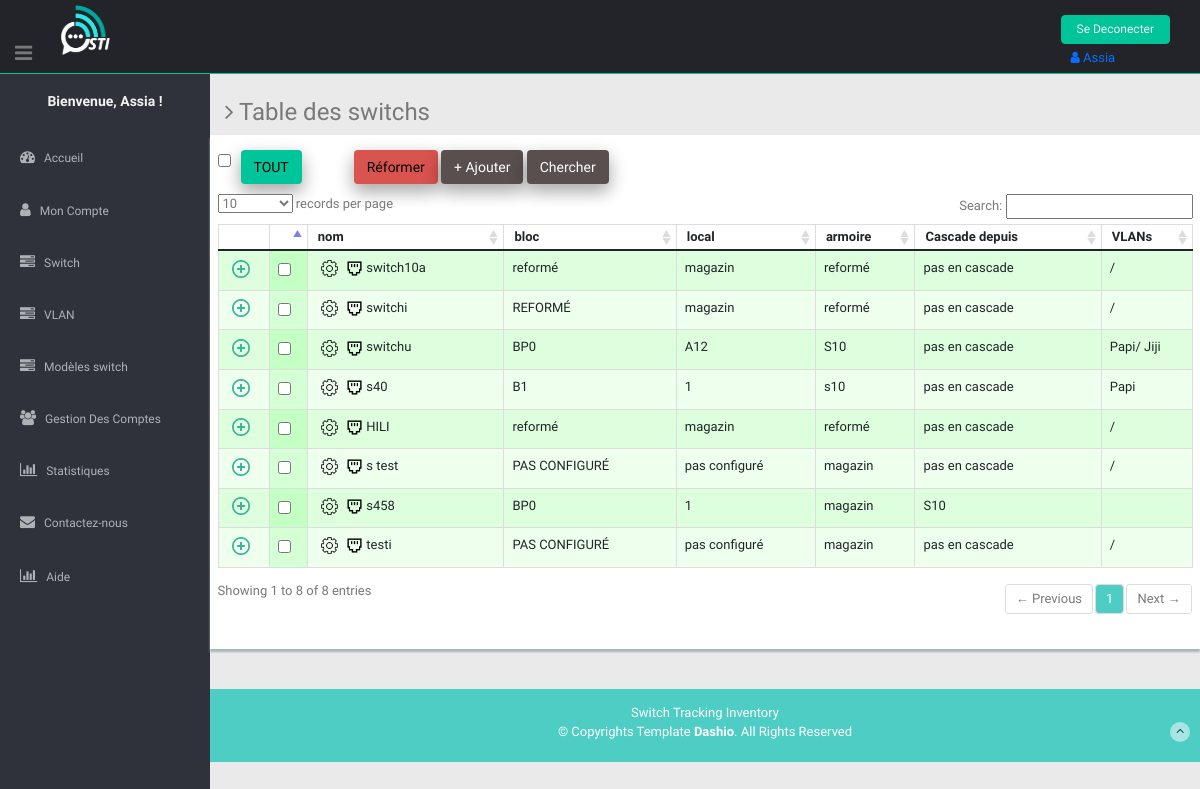
The page /app_principal/switch/ (signed in) on the database as committed earlier.
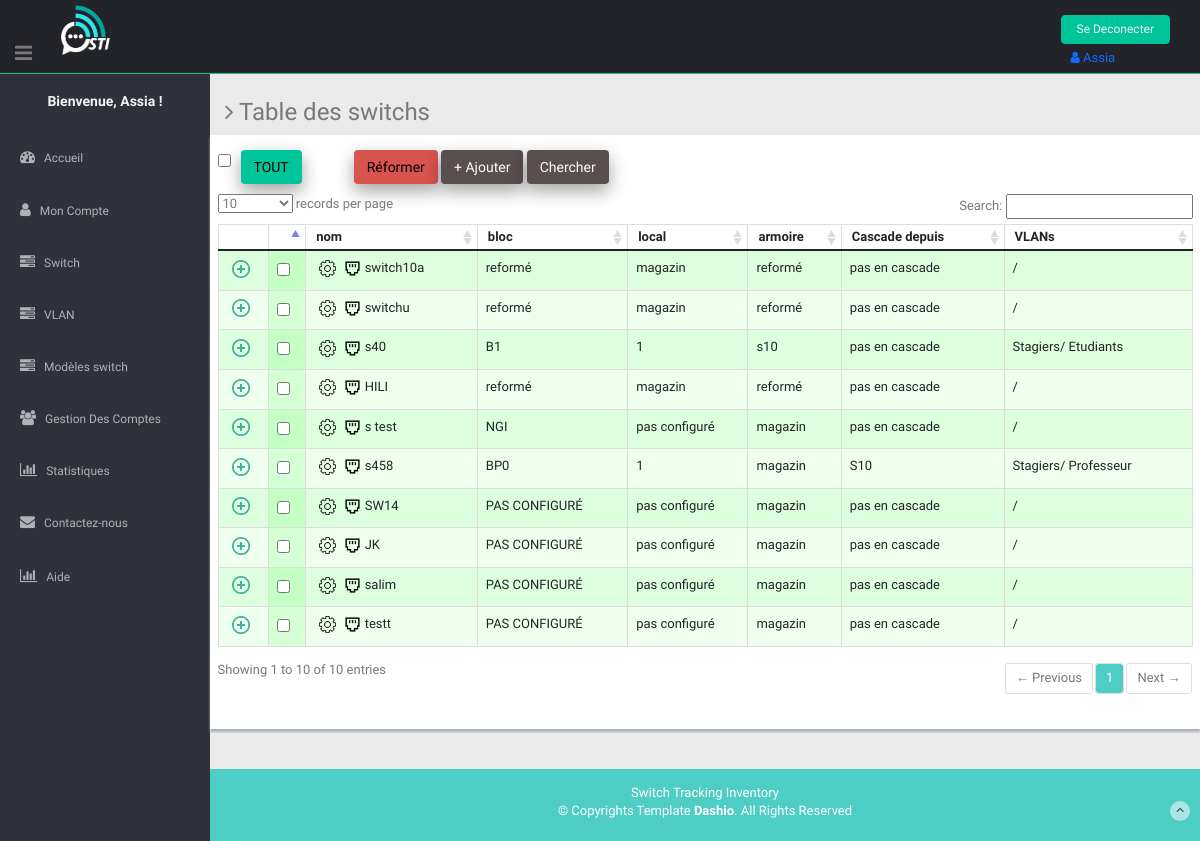
The same page on the database as committed later.
### app_principal/models.py (models this page shows, shortened)
class switch(models.Model):  # on peut creer les ports d'un switch a partir d'un objet "switch" : switch_objet.port_set.create(num_port=...,type_port=...etc)
    passif = 'Passif'
    actif = 'Actif'
    reforme = 'Reformé'
    defectueux= 'Défectueux'
    choix_etat = [
        (defectueux, 'Défectueux'),
        (passif, 'Passif'),
        (reforme, 'Reformé'),
        (actif, 'Actif'),
    ]
    nom = models.CharField(max_length=50)
    marque = models.CharField(max_length=50, default='Cisco')
    modele = models.CharField(max_length=50)
    bloc = models.CharField(max_length=25, default="pas configuré")
    local = models.CharField(max_length=25, default="magazin")
    armoire = models.CharField(max_length=25, default="pas configuré")
    inventaire = models.CharField(max_length=50, unique=True,)
    serie = models.CharField(max_length=25, unique=True,)
    mac = models.CharField(max_length=25, unique=True,)
    password=models.CharField('Mot de passe',max_length=100,blank=True,
                                  null=True,)
    preced = models.CharField(
        'Cascade depuis', max_length=50, blank=True, default="pas en cascade")
    date_achat = models.DateField("Date d'achat",
                                  blank=True,
                                  null=True,
                                  )
    etat = models.CharField(
        max_length=10,
        choices=choix_etat,
        default=passif,
    )
    vlans=models.CharField(
        'VLANs associés', max_length=350, blank=True, default="/ ")

### app_principal/views.py (the view, shortened to what this page needs)
# urls.py: path('switch/', views.switchtab, name='switch'),
@login_required()
@user_passes_test(lambda u: (Group.objects.get(name="voir") in u.groups.all()) or u.is_superuser == True, login_url='app_principal:c')
def switchtab(request):
    switchs = switch.objects.all()
    cols_principales = ['nom', 'bloc', 'local',
                        'armoire', 'Cascade depuis', 'VLANs']
    cols_detail = ['Adresse MAC', 'Numero de Serie',
                   "Numero d'inventaire", "Date d'achat", 'Marque', 'Modèle', 'password']
    context = {'objet': 'switchs', 'objets': switchs,
               'colsp': cols_principales, 'colsd': cols_detail, }
    return render(request, 'app_principal/offictable.html', context)

### app_principal/templatetags/app_extras.py (called while the page is built)
def has_group(user, nom_group):
    try:
        group =  Group.objects.get(name=nom_group)
    except Group.DoesNotExist:
        return False
    return (group in user.groups.all() or user.is_superuser)

### app_principal/templates/app_principal/offictable.html (shortened to what the changed rows need)
{% extends 'base.html' %}
  {% load static %}
  {% load app_extras %}
  {% block css %}
  <link type="text/css" href="{% static 'lib/font-awesome/css/font-awesome.css' %}" rel="stylesheet" />
  <link type="text/css" href="{% static 'lib/advanced-datatable/css/demo_page.css' %}" rel="stylesheet" />
  <link type="text/css" href="{% static 'lib/advanced-datatable/css/demo_table.css' %}" rel="stylesheet" />
  <link rel="stylesheet" href="{% static 'lib/advanced-datatable/css/DT_bootstrap.css' %}" />
  <link href="{% static 'css/vlan.css' %}" rel="stylesheet">
  {% endblock %}
 {% block content %}
    <section class="wrapper">
      <div class="row mb">
        <div class="content-panel" style="position:relative;">
          {% if objet == 'switchs' %}
            <form method="post" >
              <div class="chk-all" style="margin-bottom: 10px;">
                {% if request.user|has_group:"modifier" %}
                  <div class="pull-left mail-checkbox">
                  </div>
                  <div class="btn-group">
                  </div>
                  <button class="btn mini " style="background:#d9534f;color:black;margin-left: 5%;" type="button" data-toggle="modal" data-target="#exampleModal">Réformer</button>
                  {% endif %}
                {% if request.user|has_group:"ajouter" %}
                  <button class="btn mini " style="background:#5a4f4f;" type="button" ><a style="color:white;" href="{% url 'app_principal:add_switch' %}"> + Ajouter</a></button>
                {% endif %}
                <button class="btn mini " style="background:#5a4f4f;" type="button" ><a style="color:white;" href="{% url 'app_principal:ele_suiv' %}"> Chercher</a></button>
              </div>
          {% endif %}
              <div class="adv-table">
                <table cellpadding="0" cellspacing="0" class="display table table-bordered" id="hidden-table-info">
                  <thead>
                    <tr>
                      {% if objet == 'switchs' %}
                        <th class="inbox-small-cells"></th>
                        {% if request.user|has_group:"modifier" %}
                            <th class="inbox-small-cells"></th>
                        {% endif %}
                      {% endif %}
                      {% for col in colsp %}
                      <th>{{ col }}</th>
                      {% endfor %}
                    </tr>
                  </thead>
                  <tbody>
                    {% for s in objets %}
                      {% if objet == 'switchs' %}
                        <tr class="gradeA">
                          <td><a href="{% url 'app_principal:plus_info_switch' s.id %}" style="border:none;padding:0;"><img style="width:18px;margin-left: 5px;" src="{% static 'img/details_open.png' %}" title="plus d'infos" /> </a></td>
                          {% if request.user|has_group:"modifier" %}
                            <td><input type="checkbox" name="selection_{{ s.id }}" class="check mail-checkbox"></td>
                          {% endif %}
                          <td>{% if request.user|has_group:"modifier" %} <a href="{% url 'app_principal:config_switch' s.id %}" ><img style="width:17px;margin-left: 5px;" src="{% static 'img/config.png' %}" title="configurer"/> </a>{% endif %}<a href="{% url 'app_principal:port' s.id %}" ><img style="width:17px;margin-left: 5px;" src="{% static 'img/port.png' %}" title="ports"/> </a>{{ s.nom }} </td>
                          <td>{{ s.bloc }}</td>
                          <td>{{ s.armoire }}</td>
                          <td>{{ s.local }}</td>
                          <td>{{ s.preced }}</td>
                          <td style="max-width: 175px;">{{ s.vlans }}</td>
                        </tr>
                      {% endif %}
                    {% endfor %}
                  </tbody>
                </table>
              </div>
          </form>
          </div>
        </div>
    </section>
  {% endblock %}

Rows that differ between the two databases and show on the page:
removed switch: nom "switchi", bloc "REFORMÉ", armoire "magazin", local "reformé", preced "pas en cascade", vlans "/"
removed switch: nom "testi", bloc "PAS CONFIGURÉ", armoire "pas configuré", local "magazin", preced "pas en cascade", vlans "/"
changed switch "switchu": bloc "BP0" → "reformé"; armoire "A12" → "magazin"; local "S10" → "reformé"; vlans "Papi/ Jiji" → "/"
changed switch: vlans "Papi" → "Stagiers/ Etudiants"
changed switch "s test": bloc "PAS CONFIGURÉ" → "NGI"
changed switch "BP0": vlans (not shown) → "Stagiers/ Professeur"
added switch: nom "SW14", bloc "PAS CONFIGURÉ", armoire "pas configuré", local "magazin", preced "pas en cascade", vlans "/"
added switch: nom "JK", bloc "PAS CONFIGURÉ", armoire "pas configuré", local "magazin", preced "pas en cascade", vlans "/"
added switch: nom "salim", bloc "PAS CONFIGURÉ", armoire "pas configuré", local "magazin", preced "pas en cascade", vlans "/"
added switch: nom "testt", bloc "PAS CONFIGURÉ", armoire "pas configuré", local "magazin", preced "pas en cascade", vlans "/"
Other text that changed with them:
text written by a page script: "records per page Search: Showing 1 to 8 of 8 entries ← Previous 1 Next →" → "records per page Search: Showing 1 to 10 of 10 entries ← Previous 1 Next →"
